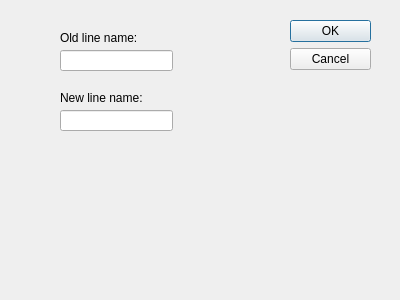
<?xml version="1.0" encoding="UTF-8"?>
<ui version="4.0">
 <class>ChangeLineName</class>
 <widget class="QDialog" name="ChangeLineName">
  <property name="geometry">
   <rect>
    <x>0</x>
    <y>0</y>
    <width>400</width>
    <height>300</height>
   </rect>
  </property>
  <property name="windowTitle">
   <string>Change line</string>
  </property>
  <widget class="QDialogButtonBox" name="buttonBox">
   <property name="geometry">
    <rect>
     <x>290</x>
     <y>20</y>
     <width>81</width>
     <height>241</height>
    </rect>
   </property>
   <property name="orientation">
    <enum>Qt::Vertical</enum>
   </property>
   <property name="standardButtons">
    <set>QDialogButtonBox::Cancel|QDialogButtonBox::Ok</set>
   </property>
  </widget>
  <widget class="QLabel" name="label">
   <property name="geometry">
    <rect>
     <x>60</x>
     <y>30</y>
     <width>101</width>
     <height>16</height>
    </rect>
   </property>
   <property name="text">
    <string>Old line name:</string>
   </property>
  </widget>
  <widget class="QLabel" name="label_2">
   <property name="geometry">
    <rect>
     <x>60</x>
     <y>90</y>
     <width>101</width>
     <height>16</height>
    </rect>
   </property>
   <property name="text">
    <string>New line name:</string>
   </property>
  </widget>
  <widget class="QLineEdit" name="oldLine">
   <property name="geometry">
    <rect>
     <x>60</x>
     <y>50</y>
     <width>113</width>
     <height>21</height>
    </rect>
   </property>
  </widget>
  <widget class="QLineEdit" name="newLine">
   <property name="geometry">
    <rect>
     <x>60</x>
     <y>110</y>
     <width>113</width>
     <height>21</height>
    </rect>
   </property>
  </widget>
 </widget>
 <resources/>
 <connections>
  <connection>
   <sender>buttonBox</sender>
   <signal>accepted()</signal>
   <receiver>ChangeLineName</receiver>
   <slot>accept()</slot>
   <hints>
    <hint type="sourcelabel">
     <x>248</x>
     <y>254</y>
    </hint>
    <hint type="destinationlabel">
     <x>157</x>
     <y>274</y>
    </hint>
   </hints>
  </connection>
  <connection>
   <sender>buttonBox</sender>
   <signal>rejected()</signal>
   <receiver>ChangeLineName</receiver>
   <slot>reject()</slot>
   <hints>
    <hint type="sourcelabel">
     <x>316</x>
     <y>260</y>
    </hint>
    <hint type="destinationlabel">
     <x>286</x>
     <y>274</y>
    </hint>
   </hints>
  </connection>
 </connections>
</ui>
